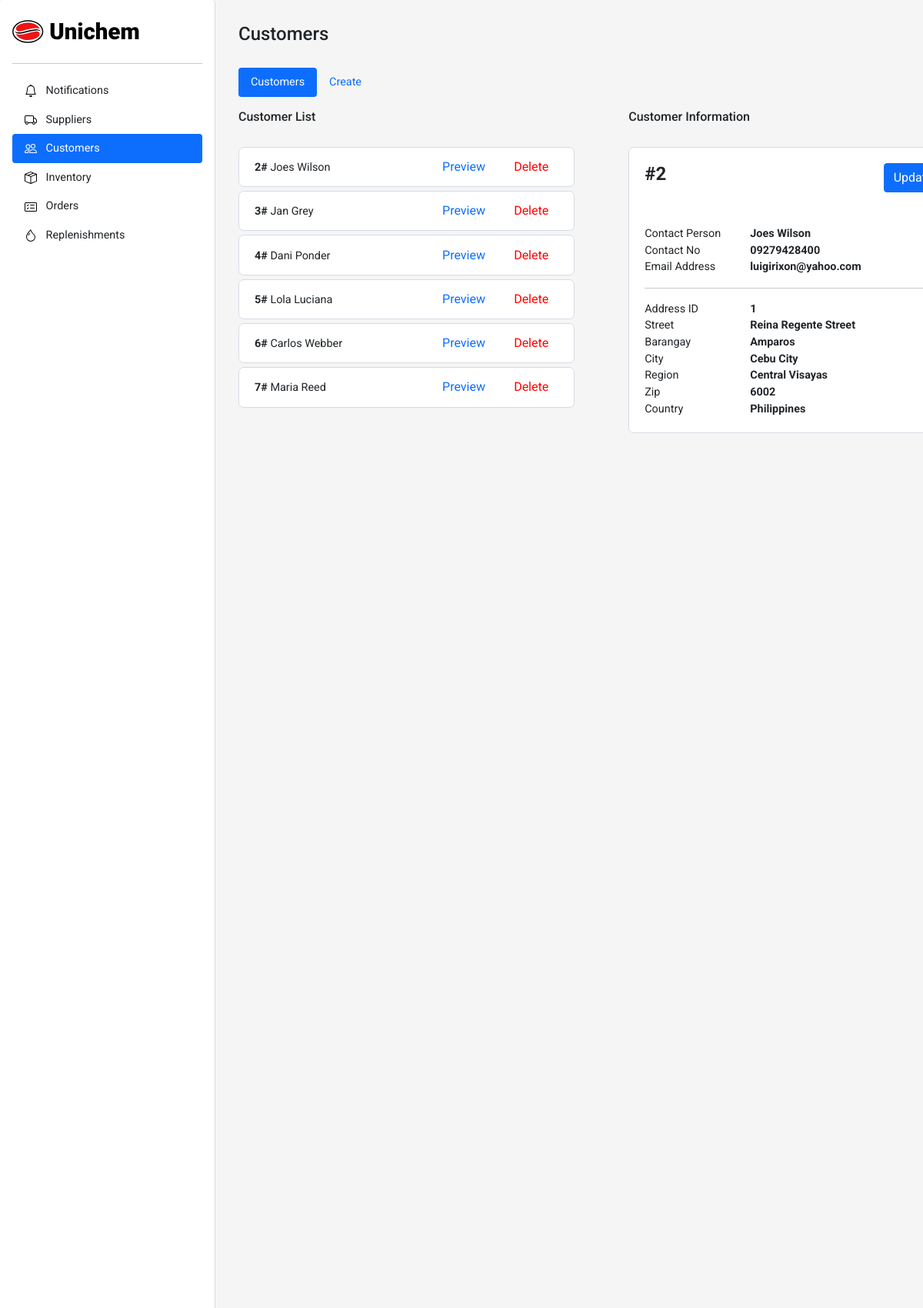
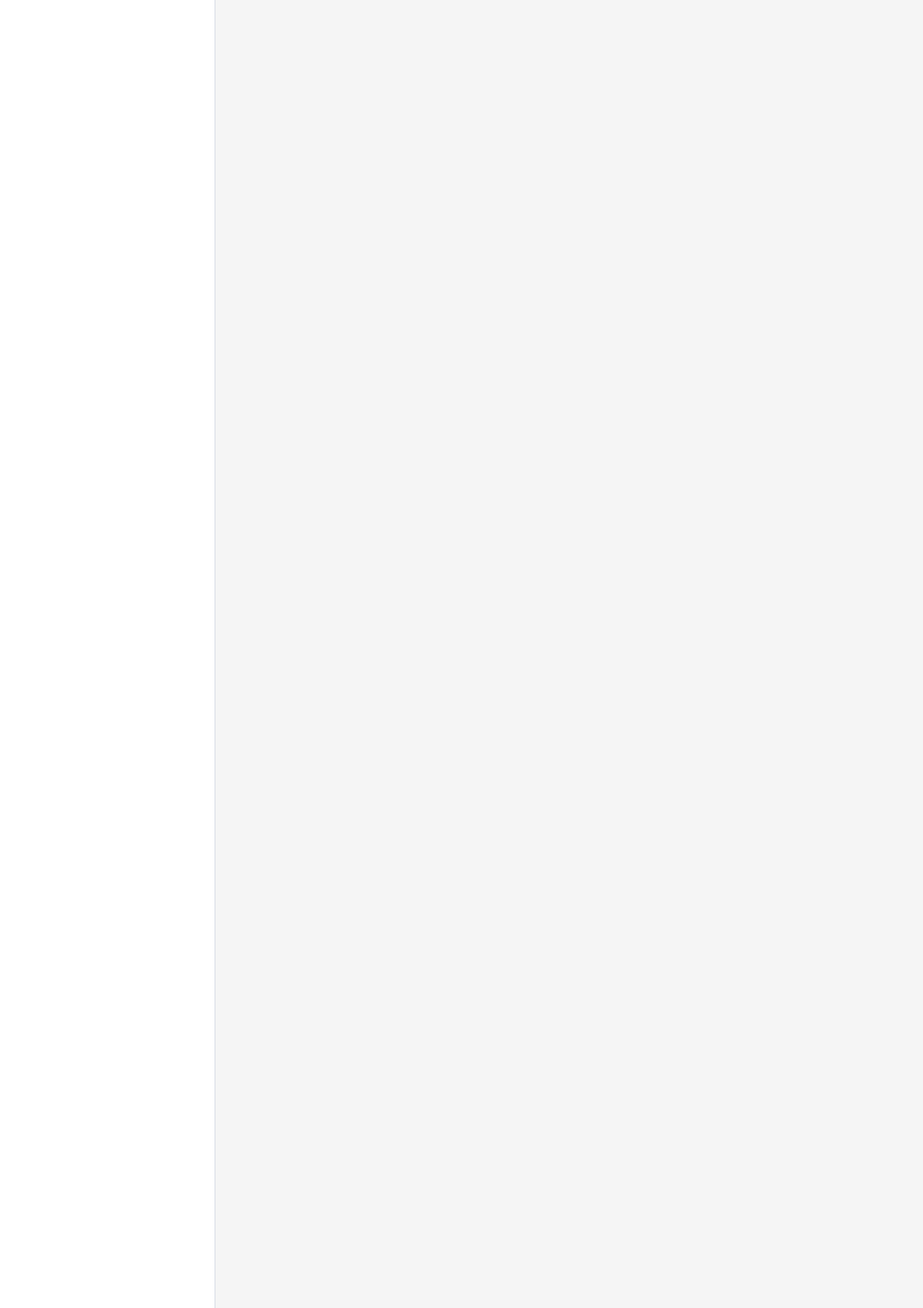
Page /sections/customers.php (signed in, upper part) on the committed database (2 pictures, top to bottom).
### tables this page shows
CREATE TABLE `customer` (
  `customerID` int(11) NOT NULL,
  `customerFName` varchar(255) NOT NULL,
  `customerLName` varchar(255) NOT NULL,
  `dateofBirth` date NOT NULL,
  `gender` enum('M','F') NOT NULL,
  `contactNo` char(11) NOT NULL,
  `email` varchar(255) NOT NULL
);

CREATE TABLE `customer_address` (
  `addressID` int(11) NOT NULL,
  `customerID` int(11) NOT NULL,
  `street` varchar(35) DEFAULT NULL,
  `barangay` varchar(35) DEFAULT NULL,
  `city` varchar(35) NOT NULL,
  `region` varchar(35) NOT NULL,
  `country` varchar(35) NOT NULL,
  `zip` char(5) NOT NULL
);

### crud/customer/customer-information.php (called while the page is built)
<?php
    include('../crud/db_connect.php');
    if (isset($_GET['customerID'])) {
        $customerID = $_GET['customerID'];
    }
    if(isset($customerID)){
        $getCustomerInformation = "SELECT *
                                    FROM customer c, customer_address ca
                                    WHERE c.customerID=$customerID
                                    AND ca.customerID=$customerID";
        if ($result = mysqli_query($conn, $getCustomerInformation)) {
            $customer = mysqli_fetch_assoc($result);
        }
    }
?>

### crud/customer/customer-list.php
<?php
    include('../crud/db_connect.php');
    $getCustomerList = "SELECT * FROM customer";
    $result = mysqli_query($conn, $getCustomerList);
    if (mysqli_num_rows($result) > 0) {
        echo "
            <div class=''>
            <h6>Customer List</h6>
                        <br>
            <div class='scroll-list-2'>
            ";
        while ($customer = mysqli_fetch_assoc($result)) {
            include('../components/customer/customer-list.php');
        }
        echo "
        </div>
        </div>";
    }else{
        echo "<div class ='empty-list empty-message'>There are no Customers.</div>";
    }
?>

### components/customer/customer-list.php
<?php
$CustomerID = $customer["customerID"];
$CustomerFName = $customer["customerFName"];
$CustomerLName = $customer["customerLName"];
    echo "
            <form method='get' action='customers.php'>
                <div class='d-flex align-items-center justify-content-between white-box-container one-supplier-customer-list round-edge'>
                    <div class='column list-name'>
                        <b>" . "$CustomerID" . "# </b>" . "$CustomerFName" . " " . "$CustomerLName" . "
                    </div>
                    <div class=''>
                            <form method='get' action='../sections/customers.php'>
                                <input type='hidden' name='customerID' value='".$CustomerID."'>
                                <button type='submit' class='btn btn-link btn-preview'>Preview</button>
                            </form>
                    </div>
                    <div class=''>
                            <form method='post' action='../sections/delete.php'>
                                <input type='hidden' name='delete' value='customer'>
                                <input type='hidden' name='customerID' value='".$CustomerID."'>
                                <button type='submit' class='btn btn-link btn-delete'>Delete</button>
                            </form>
                    </div>
                </div>
            </form>
        ";
?>

### components/customer/customer-information.php (shortened to what this page needs)
<?php
if(isset($customerID)){
echo "
<div class='container white-box-container customer-supplier-information round-edge'>
    <div class='row'>
        <div class='col'>
            <h4><b> #".$customer['customerID']."</b></h3>
        </div>
        <div class='col d-flex justify-content-end'>
            <button type='button' class='btn btn-primary' data-bs-toggle='modal' data-bs-target='#exampleModal'>
            Update
            </button>
            <div class='modal fade' id='exampleModal' tabindex='-1' aria-labelledby='exampleModalLabel' aria-hidden='true'>
                <div class='modal-dialog modal-lg'>
                    <div class='modal-content'>
                        <div class='modal-header'>
                            <h4>Update Customer #".$customer['customerID']."</h4>
                            <button type='button' class='btn-close' data-bs-dismiss='modal' aria-label='Close'></button>
                        </div>
                        <div class='modal-body'>
                            ";
                        echo "
                        </div>
                        <div class='modal-footer'>
                                <div class=''>
                                    <button type='submit' class='btn btn-primary' value='submit'>Update</button>
                                </div>
                            </form>
                        </div>
                    </div>
                </div>
            </div>
        </div>
    </div>
    <br>
    <div class='row'>
        <div class='col'>
        </div>
    </div>
    <br>
    <div class='row'>
        <div class='col'>
            Contact Person<br>
            Contact No<br>
            Email Address
        </div>
        <div class='col-8'>
            <b>
                ".
                $customer['customerFName']." ".$customer['customerLName']."<br>".
                $customer['contactNo']."<br>".
                $customer['email']
               ."
            </b>
        </div>
    </div>
    <hr>
    <div class='row'>
        <div class='col'>
            Address ID<br>
            Street<br>
            Barangay<br>
            City<br>
            Region<br>
            Zip<br>
            Country
        </div>
        <div class='col-8'>
            <b>
                ".
                $customer['addressID']."<br>".
                $customer['street']."<br>".
                $customer['barangay']."<br>".
                $customer['city']."<br>".
                $customer['region']."<br>".
                $customer['zip']."<br>".
                $customer['country']."
            </b>
        </div>
    </div>
</div>
";
}else{
    echo "<div class ='empty-information empty-message'></div>";
}
?>

### style/import.php (style rules this page uses)
* { margin: 0; padding: 0; font-family: 'Roboto', sans-serif; }
body:not(h1):not(h2):not(h3):not(h4):not(h5):not(h6) { font-size: .9rem; }
body { min-height: 100vh; min-height: -webkit-fill-available; background-color: whitesmoke; }
html { height: -webkit-fill-available; }
.round-edge { border-radius: 7px; }
.white-box-container { background-color: white; border: 1px solid #D5DBE4; padding: 20px; }
.customer-supplier-information { width: 429.27px; }
.one-supplier-customer-list { height: 52.31px; width: 437.22px; margin: 0 0 5px 0; }
.scroll-list-2 { height: 650.43px; overflow-x: hidden; overflow-y: scroll; padding: 0 20px 0 0; }
.btn-delete { color: red; text-decoration: none; }
.btn-preview { color: #0d6efd; text-decoration: none; }
.list-name { width: 220px; height: 20px; overflow-x: hidden; overflow-y: hidden; }

### rows in the picture
customer: customerID "2", customerFName "Joes", customerLName "Wilson"
customer: customerID "3", customerFName "Jan", customerLName "Grey"
customer: customerID "4", customerFName "Dani", customerLName "Ponder"
customer: customerID "5", customerFName "Lola", customerLName "Luciana"
customer: customerID "6", customerFName "Carlos", customerLName "Webber"
customer: customerID "7", customerFName "Maria", customerLName "Reed"
customer_address: customerID "2", customerID.customerFName "Joes", customerID.customerLName "Wilson", customerID.contactNo "09279428400", customerID.email "luigirixon@yahoo.com", addressID "1", street "Reina Regente Street", barangay "Amparos", city "Cebu City", region "Central Visayas", zip "6002", country "Philippines"
